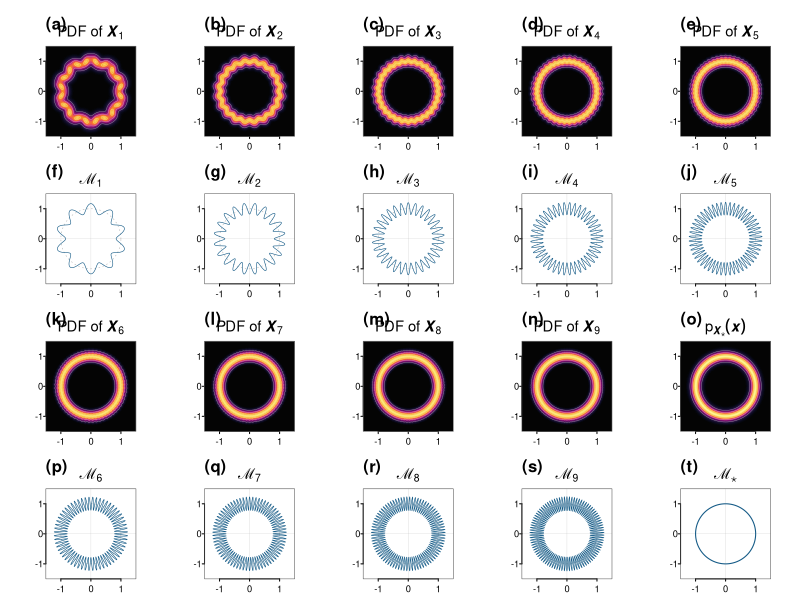

This figure's R source:
# Reproduce the four-by-five density-and-curve figure for the
# quantile-calibrated numerical-nonidentifiability example in Section 5.1.
# The implementation uses only base R.
# Match the latest draft's Unicode mathematical panel headings.
if (.Platform$OS.type == "windows") {
  invisible(Sys.setlocale("LC_CTYPE", "English_United States.utf8"))
}

script_directory <- function() {
  file_argument <- grep("^--file=", commandArgs(FALSE), value = TRUE)
  if (length(file_argument)) {
    return(dirname(normalizePath(sub("^--file=", "", file_argument[[1L]]))))
  }
  normalizePath(getwd())
}

output_file <- Sys.getenv(
  "PME_FIGURE_OUTPUT",
  unset = file.path(
    dirname(script_directory()),
    "figure_5_1_numerical_nonidentifiability.png"
  )
)

sigma_circle <- 0.1
plot_limit <- 1.5
grid_size <- 501L
radial_quadrature_size <- 4096L
density_ceiling <- 0.65

rice_quantile <- function(probability) {
  sigma_circle * sqrt(
    qchisq(
      probability,
      df = 2,
      ncp = 1 / sigma_circle^2
    )
  )
}

curve_parameters <- function(q) {
  eta <- 1 / (10 * (q + 1))
  lower_radius <- rice_quantile(eta)
  upper_radius <- rice_quantile(1 - eta)

  list(
    q = q,
    eta = eta,
    lower_radius = lower_radius,
    upper_radius = upper_radius,
    radial_width = upper_radius - lower_radius,
    kappa = 10L * q,
    sigma_q = sigma_circle / sqrt(q)
  )
}

# Add possibly repeated weighted indices to a dense vector. rowsum performs
# the aggregation in compiled code and is substantially faster than an R loop.
add_mass <- function(target, index, weight) {
  aggregated <- rowsum(weight, index, reorder = FALSE)
  occupied <- as.integer(rownames(aggregated))
  target[occupied] <- target[occupied] + aggregated[, 1L]
  target
}

# Deposit a deterministic approximation to the curve-supported latent
# distribution on
# the plotting grid. The radial midpoint rule is applied in Rice-probability
# coordinates, so every generated source point has the same probability mass.
deposit_curve_distribution <- function(parameters, grid, quadrature_size) {
  n_grid <- length(grid)
  spacing <- grid[2L] - grid[1L]
  lower_grid_limit <- grid[1L]
  kappa <- parameters$kappa

  probability <- parameters$eta +
    (1 - 2 * parameters$eta) *
    ((seq_len(quadrature_size) - 0.5) / quadrature_size)
  radius <- rice_quantile(probability)
  phase_argument <- 1 -
    2 * (radius - parameters$lower_radius) / parameters$radial_width
  phase <- acos(pmax(-1, pmin(1, phase_argument)))

  cell <- 0:(kappa - 1L)
  theta_plus <- outer(
    phase / kappa,
    2 * pi * cell / kappa,
    "+"
  )
  theta_minus <- outer(
    -phase / kappa,
    2 * pi * (cell + 1L) / kappa,
    "+"
  )
  theta <- c(theta_plus, theta_minus)
  radius_repeated <- rep(radius, times = 2L * kappa)

  source_x <- radius_repeated * cos(theta)
  source_y <- radius_repeated * sin(theta)
  grid_x <- (source_x - lower_grid_limit) / spacing + 1
  grid_y <- (source_y - lower_grid_limit) / spacing + 1
  ix <- floor(grid_x)
  iy <- floor(grid_y)
  fraction_x <- grid_x - ix
  fraction_y <- grid_y - iy

  stopifnot(
    all(ix >= 1L), all(ix < n_grid),
    all(iy >= 1L), all(iy < n_grid)
  )

  source_weight <- rep(1 / length(source_x), length(source_x))
  mass <- numeric(n_grid * n_grid)
  mass <- add_mass(
    mass,
    ix + (iy - 1L) * n_grid,
    source_weight * (1 - fraction_x) * (1 - fraction_y)
  )
  mass <- add_mass(
    mass,
    ix + 1L + (iy - 1L) * n_grid,
    source_weight * fraction_x * (1 - fraction_y)
  )
  mass <- add_mass(
    mass,
    ix + iy * n_grid,
    source_weight * (1 - fraction_x) * fraction_y
  )
  mass <- add_mass(
    mass,
    ix + 1L + iy * n_grid,
    source_weight * fraction_x * fraction_y
  )

  matrix(mass, nrow = n_grid, ncol = n_grid)
}

# Convolve the gridded masses with the N(0, sigma_q^2 I_2) density. Zero
# padding prevents circular wraparound. Since mass contains probability masses
# and the kernel contains density values, no grid-spacing factor is introduced.
convolve_with_gaussian <- function(mass, spacing, standard_deviation) {
  n_grid <- nrow(mass)
  padded_size <- 2^ceiling(log2(2 * n_grid - 1))

  padded_mass <- matrix(0, nrow = padded_size, ncol = padded_size)
  padded_mass[seq_len(n_grid), seq_len(n_grid)] <- mass

  index <- 0:(padded_size - 1L)
  signed_offset <- ifelse(
    index <= padded_size / 2,
    index,
    index - padded_size
  ) * spacing
  gaussian_kernel <- outer(
    signed_offset,
    signed_offset,
    function(dx, dy) {
      exp(-(dx^2 + dy^2) / (2 * standard_deviation^2)) /
        (2 * pi * standard_deviation^2)
    }
  )

  convolution <- Re(
    fft(fft(padded_mass) * fft(gaussian_kernel), inverse = TRUE)
  ) / padded_size^2
  pmax(convolution[seq_len(n_grid), seq_len(n_grid)], 0)
}

compute_alternative_density <- function(q, grid, quadrature_size) {
  parameters <- curve_parameters(q)
  spacing <- grid[2L] - grid[1L]
  mass <- deposit_curve_distribution(parameters, grid, quadrature_size)
  source_mass <- sum(mass)
  density <- convolve_with_gaussian(mass, spacing, parameters$sigma_q)

  list(
    density = density,
    parameters = parameters,
    source_mass = source_mass
  )
}

# Stable evaluation of the benchmark noisy-circle density. The scaled Bessel
# function absorbs exp(-r / sigma_circle^2), leaving a well-conditioned factor.
compute_target_density <- function(grid) {
  radius <- sqrt(outer(grid^2, grid^2, "+"))
  exp(-(radius - 1)^2 / (2 * sigma_circle^2)) *
    besselI(
      radius / sigma_circle^2,
      nu = 0,
      expon.scaled = TRUE
    ) /
    (2 * pi * sigma_circle^2)
}

trapezoid_mass <- function(density, spacing) {
  edge_weight <- rep(1, nrow(density))
  edge_weight[c(1L, length(edge_weight))] <- 0.5
  sum(density * outer(edge_weight, edge_weight)) * spacing^2
}

grid <- seq(-plot_limit, plot_limit, length.out = grid_size)
grid_spacing <- grid[2L] - grid[1L]
parameters <- lapply(seq_len(9L), curve_parameters)
density_results <- vector("list", 9L)

for (q in seq_len(9L)) {
  message(sprintf("Computing p_X_%d ...", q))
  density_results[[q]] <- compute_alternative_density(
    q,
    grid,
    radial_quadrature_size
  )
}
target_density <- compute_target_density(grid)

# Numerical invariants catch missing mixture factors, FFT scaling errors, and
# accidental loss of mass at the grid-deposition stage.
source_masses <- vapply(density_results, `[[`, numeric(1), "source_mass")
grid_masses <- vapply(
  density_results,
  function(result) trapezoid_mass(result$density, grid_spacing),
  numeric(1)
)
target_grid_mass <- trapezoid_mass(target_density, grid_spacing)
stopifnot(
  max(abs(source_masses - 1)) < 1e-12,
  min(grid_masses) > 0.999,
  max(grid_masses) < 1.001,
  target_grid_mass > 0.999,
  target_grid_mass < 1.001,
  max(vapply(density_results, function(result) max(result$density), numeric(1))) <
    density_ceiling,
  max(target_density) < density_ceiling
)

validation <- data.frame(
  distribution = c(sprintf("X_%d", seq_len(9L)), "X_star"),
  integrated_mass = c(grid_masses, target_grid_mass),
  maximum_density = c(
    vapply(density_results, function(result) max(result$density), numeric(1)),
    max(target_density)
  )
)
print(validation, row.names = FALSE, digits = 8)

density_palette <- hcl.colors(256L, palette = "Inferno")
density_breaks <- seq(0, density_ceiling, length.out = 257L)
axis_ticks <- c(-1, 0, 1)
unit_theta <- seq(0, 2 * pi, length.out = 9001L)
unit_x <- cos(unit_theta)
unit_y <- sin(unit_theta)

draw_axes <- function() {
  axis(
    1,
    at = axis_ticks,
    labels = axis_ticks,
    tck = -0.025,
    cex.axis = 0.85,
    mgp = c(0, 0.22, 0)
  )
  axis(
    2,
    at = axis_ticks,
    labels = axis_ticks,
    las = 1,
    tck = -0.025,
    cex.axis = 0.85,
    mgp = c(0, 0.22, 0)
  )
  box(lwd = 0.55, col = "grey35")
}

density_title <- function(q = NULL) {
  if (is.null(q)) {
    expression(p[bolditalic(X)["\u22c6"]](bolditalic(x)))
  } else {
    bquote(plain("PDF of")~bolditalic(X)[.(q)])
  }
}

manifold_title <- function(q = NULL) {
  if (is.null(q)) {
    expression("\u2133"["\u22c6"])
  } else {
    bquote("\u2133"[.(q)])
  }
}

draw_panel_heading <- function(main, panel_label) {
  title(main = main, line = 1.05, cex.main = 1.35)
  mtext(
    panel_label,
    side = 3,
    line = 1.05,
    adj = 0,
    cex = 1.00,
    font = 2
  )
}

draw_density_panel <- function(density, q = NULL, panel_label) {
  image(
    grid,
    grid,
    density,
    xlim = c(-plot_limit, plot_limit),
    ylim = c(-plot_limit, plot_limit),
    zlim = c(0, density_ceiling),
    breaks = density_breaks,
    col = density_palette,
    useRaster = TRUE,
    asp = 1,
    axes = FALSE,
    xlab = "",
    ylab = ""
  )
  contour(
    grid,
    grid,
    density,
    levels = c(0.1, 0.3, 0.5),
    add = TRUE,
    drawlabels = FALSE,
    col = grDevices::adjustcolor("white", alpha.f = 0.55),
    lwd = 0.38
  )
  draw_axes()
  draw_panel_heading(density_title(q), panel_label)
}

draw_manifold_panel <- function(q = NULL, panel_label) {
  plot.new()
  plot.window(
    xlim = c(-plot_limit, plot_limit),
    ylim = c(-plot_limit, plot_limit),
    asp = 1,
    xaxs = "i",
    yaxs = "i"
  )
  abline(
    h = 0,
    v = 0,
    col = grDevices::adjustcolor("grey70", alpha.f = 0.55),
    lwd = 0.35
  )

  if (is.null(q)) {
    lines(unit_x, unit_y, col = "#145A86", lwd = 1.05)
  } else {
    p <- parameters[[q]]
    theta <- seq(
      0,
      2 * pi,
      length.out = max(9001L, 100L * p$kappa + 1L)
    )
    radius <- p$lower_radius +
      p$radial_width * (1 - cos(p$kappa * theta)) / 2
    lines(
      unit_x,
      unit_y,
      col = "grey68",
      lty = 3,
      lwd = 0.55
    )
    lines(
      radius * cos(theta),
      radius * sin(theta),
      col = "#145A86",
      lwd = 0.58
    )
  }

  draw_axes()
  draw_panel_heading(manifold_title(q), panel_label)
}

bitmap_type <- if (identical(Sys.info()[["sysname"]], "Darwin")) {
  "quartz"
} else if (capabilities("cairo")) {
  "cairo"
} else {
  getOption("bitmapType")
}

figure_family <- "sans"
if (identical(Sys.info()[["sysname"]], "Darwin")) {
  quartzFonts(
    FigureMath = quartzFont(
      c(
        "STIXTwoMath-Regular",
        "STIXGeneral-Bold",
        "STIXGeneral-Italic",
        "STIXGeneral-BoldItalic"
      )
    )
  )
  figure_family <- "FigureMath"
}

png(
  filename = output_file,
  width = 6000,
  height = 4800,
  res = 400,
  bg = "white",
  type = bitmap_type
)
par(
  mfrow = c(4, 5),
  mar = c(1.35, 1.60, 3.00, 0.35),
  oma = c(0.25, 0.25, 0.50, 0.25),
  xaxs = "i",
  yaxs = "i",
  pty = "s",
  family = figure_family
)

# Panels are lettered in row-major order. Each density is directly above its
# corresponding latent-support manifold.
panel_labels <- sprintf("(%s)", letters[seq_len(20L)])
for (q in 1:5) {
  draw_density_panel(density_results[[q]]$density, q, panel_labels[q])
}
for (q in 1:5) {
  draw_manifold_panel(q, panel_labels[5L + q])
}
for (q in 6:9) {
  draw_density_panel(
    density_results[[q]]$density,
    q,
    panel_labels[5L + q]
  )
}
draw_density_panel(target_density, panel_label = panel_labels[15L])
for (q in 6:9) {
  draw_manifold_panel(q, panel_labels[10L + q])
}
draw_manifold_panel(panel_label = panel_labels[20L])

invisible(dev.off())
message(sprintf("Wrote %s", normalizePath(output_file)))
message(
  "Integrated masses: ",
  paste(format(c(grid_masses, target_grid_mass), digits = 7), collapse = ", ")
)
message("Common density scale: [0, ", density_ceiling, "]")
